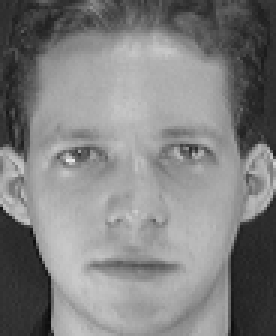
%> input picture att_faces/s1/1.pgm, 92 x 112 px (shown 3 times larger); its folder holds only this picture in this run
$ octave eigenfaces_example.m   (GNU Octave 9; MATLAB toolbox functions it lacks are replaced by stand-ins)
%> lines starting %> are read from the running program, lines starting %| are printed output that depends on the picture
### utilitarios/urf_readImages.m
function [X y width height names] = urf_readImages(path) %$ a principal função responsável pela leitura das imagens no diretório
	%% Lê as imagens de um dado diretório e retorna a Imagematrix X
	%% retorna:
	%%  X [numDim x numSamples] array com as imagens organizadas em colunas
	%%  y [1 x numSamples] Classes correspondendo as imagenss de X -- [y1,y2,...,yn]
	%%  width [int] largura das imagens
	%%  height [int] altura das imagens
	%%  names [cell array] nome do diretório de cada classe
	%%
	%% Example:
	%% [X y width height names] = read_images("./data/yalefaces")
	%%
	folder = urf_listarArquivos(path); %% folder recebe o caminho do diretório das imagens
	X = [];
	y = [];
	names = {};
	n = 1;
	for i=1:length(folder)
		subject = folder{i};
		images = urf_listarArquivos([path, filesep, subject]);
		if(length(images) == 0) %% verifica se o diretório não tem imagens
			continue;
		end

		added = 0; %% define a variável responsável pela incrementação do processo
		names{n} = subject;
		%% constrói a matriz de imagens e a classe dos vetores
		for j=1:length(images)
			filename = [path, filesep, subject, filesep, images{j}];
			try
				T = double(imread(filename)); %% T recebe a imagem lida do arquivo
%> T: size 112x92 double; min 11, max 234, mean 128.3; mean of the top-left, top-right, bottom-left and bottom-right quarters 123.9, 115.9, 141.4, 132.1
			catch
				lerr = lasterror; %% caso não consiga ler a imagem
				fprintf(1,'Nao foi possivel ler a imagem %s', filename)
			end

			[height width channels] = size(T); %% recebe a altura, largura e quantos canais de cores a imagem tem
%> height = 112; width = 92; channels = 1

			if(channels == 3) %% caso a imagem seja RGB, é feita a conversão pra escala de cinza
				T = (T(:,:,1) + T(:,:,2) + T(:,:,3)) / 3;
			end

			try
				%% Adiciona essa imagem como um vetor coluna
				X = [X, reshape(T,width*height,1)];
				y = [y, n];
				added = added + 1;
			catch
				lerr = lasterror;
				fprintf(1,'A imagem nao pode ser adicionada ao array. Tamanho errado?\n')
			end
		end
		%% incrementa apenas caso tenha lido uma imagem
		if ~(added != 0)
			n = n + 1;
		end
	end
end

### modelos/urf_eigenfaces.m
function model = urf_eigenfaces(X, y, num_eigenfaces)
  % Faz a extração das eigenfaces das vetores em X
  %
  % espera:
  % |X| sendo a matriz com cada vetor uma imagem
  % |y| sendo as classes correspondentes de cada imagem
  % |num_eigenfaces| o número de eigenfaces para 'armazenar'
  %
  % retorna:
  % uma estrutura |model| com os seguites atributos
  %   .name: o nome do das eigenfaces // acho que não é necessário
  %   .mu: um vetor com a imagem média de |X|
  %   .num_eigenfaces: número de eigenfaces
  %   .W: uma matriz com as eigenfaces retiradas de cada vetor de |X|
  %   .P: a projeção de |X| // não entendi

  if(nargin < 3)
    num_eigenfaces=size(X,2)-1;
  end
  % perform pca
  Pca = urf_pca(X, num_eigenfaces);
  % build model
  model.name = 'eigenfaces';
  model.D = Pca.D;
  model.W = Pca.W;
  model.num_eigenfaces = num_eigenfaces;
  model.media = Pca.media;
  % project data
  model.P = model.W'*(X - repmat(Pca.media, 1, size(X,2)));
  % store classes
  model.y = y;
end

### modelos/urf_pca.m
function model = urf_pca(X, num_componentes)
  % faz a análise de PCA nos vetores em X
  %
  % espera:
  % |X| - matriz com as imagens (cada imagem é uma coluna na matriz)
  % |num_componentes| - o número de componentes principais para se extrair
  %
  % retorna:
  % uma estrutura PCA com os seguintes atributos
  %   .name: nome do modelo
  %   .W: uma matriz com os componentes identificados pela PCA
  %   .num_componentes: o número de componentes utilizados nessa análise
  %   .media: um vetor com a imagem média de |X|

  %inicialização da função

  %primeiro se estabelece que se a quantidade de argumentos passados para
  %urf_pca for menor que 2, ou seja, caso a função tenha recebido apenas a
  %matriz X como parâmetro, a quantidade de componentes (num_componentes) será
  %setada para uma unidade menor que a quantidade colunas da matrix X passada
  if (nargin<2)
  num_componentes=size(X,2)-1;
  end

  media = mean(X,2);	%dá a média dos componentes de cada linha
  X = X - repmat(media, 1, size(X,2));	%subtrai a média por cada coluna de X

% análise de pca através de decomposição em valores singulares (svd)
  [E,D,V] = svd(X ,'econ');

% construção de model
  model.name = 'pca';
  model.D = diag(D);
  model.D = model.D(1:num_componentes);
  model.W = E(:,1:num_componentes);
  model.num_componentes = num_componentes;
  model.media = media;

end

### utilitarios/urf_normalizar.m
%baseado em normalize.m
function N = urf_normalizar(I, a, l)
%% N = Normal , I = Vetor Imagem , a = altura , l = largura

	minI = min(I);    %% minI = menor elemento de I
	maxI = max(I);    %% maxI = maior elemento de I
	%% Normalizando :
	N = I - minI;
	N = N ./ (maxI - minI);
	%% Alterando de baixa para alta escala
	N = N .* (l-a);
	N = N + a;
end

### utilitarios/urf_cvtCinza.m
function G = urf_cvtCinza(I, largura, altura)

% A função urf_cvtCinza vai fazer a transformação da imagem para preto e branco
% I vai é a imagem que virá de outra função e será transformada para preto e branco
% Altura e Largura são as dimensões da imagem

G = reshape(urf_normalizar(I, 0, 255), altura, largura);

% O remodelar tem a função de fazer um vetor de dimensões NxM se transformar em uma matriz de dimensões AxB
% Normatizar vai fazer com que os valor da matriz fiquem limitados de 0 a 255

G = uint8(G);

% ) uint8 vai fazer com que todos os elementos da matriz se tornem valores inteiros sem sinal,
% já que para imagem preto e branco só pode números inteiros

end

### utilitarios/urf_acharClasses.m
%Baseado em findclasses.m


function idx = urf_acharClasses(y, lista_de_classes)
	min_class = min(y);
	max_class = max(y);
  idx = [];
	for i = lista_de_classes
		if((i >= min_class) || (i <= max_class))
			idx = [idx, find(y == i)];
		end
	end
end
% encontra a posição(y) das classes que supriram a condição entre o
% numero total de classes(list_of_class) e retorna a matriz encontrada
% como um vetor (que nem acontece nos arrays no fortran)

### utilitarios/urf_listarArquivos.m
function L = urf_listarArquivos(caminho)
	%% Listar todos os arquivos em uma pasta e retornar como uma matriz de c�lulas.
	%%
	%% Args:
	%%  caminho: Caminho para listar os arquivos.
	%%
	%% Retorna:
	%%  L: Matriz de c�lulas com arquivos nesta pasta.
	%%
	%% Exemplo:
	%% 	L = listar_arquivos("./dados/yalefaces")
	L = dir(caminho);%Retorna uma lista de arquivos e pastas na pasta atual
	L = L(3:length(L));%Tamanho do intervalo de 3 at� L
	L = struct2cell(L);%cria uma matriz de estrutura que vai armazenar valores L
	L = L(1,:);%pega a primeira linha da matriz L at� o final
end

### eigenfaces_example.m
% Copyright (c) Philipp Wagner. All rights reserved.
% Licensed under the BSD license. See LICENSE file in the project root for full license information.

% load function files from subfolders aswell
addpath (genpath ('.'));

% load data
[X y width height names] = urf_readImages('/home/cleversonahum/ufpa-reconhecimento-face/att_faces/');
%> y = [1 1]; width = 92; height = 112; names = {'s10'}

% Compute the model (full PCA):
eigenface = urf_eigenfaces(X,y);
%> in urf_pca, `[E,D,V] = svd(X ,'econ');`: D = [4829.3 0; 0 2.08e-12]; V = [0.707 -0.707; -0.707 -0.707]
%> in urf_pca, `model.D = diag(D);`: model.D = [4829.3; 2.08e-12]
%> in urf_pca, `model.D = model.D(1:num_componentes);`: model.D = 4829.3
%> in urf_eigenfaces, `Pca = urf_pca(X, num_eigenfaces);`: Pca = {D 4829.3, num_componentes 1}
%> in urf_eigenfaces, `model.D = Pca.D;`: model.D = 4829.3
%> in urf_eigenfaces, `model.P = model.W'*(X - repmat(Pca.media, 1, size(X,2)));`: model.P = [3414.8 -3414.8]
%> in urf_eigenfaces, `model.y = y;`: model.y = [1 1]
%> eigenface = {D 4829.3, num_eigenfaces 1, P [3414.8 -3414.8], y [1 1]}

% Plot the first (atmost) 16 eigenfaces:
figure; hold on;
title('Eigenfaces (AT&T Facedatabase)');
for i=1:min(16, size(eigenface.W,2))
  subplot(4,4,i);
  comp = urf_cvtCinza(eigenface.W(:,i), width, height);
  imshow(comp);
  colormap(jet(256)); % Comment this out, if you don't want colored images
  title(sprintf('Eigenface #%i', i));
end
%> this loop made 1 pass
%> pass 1, in urf_cvtCinza, `G = reshape(urf_normalizar(I, 0, 255), altura, largura);`:
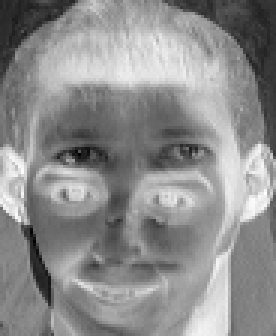
%> G: size 112x92 double (shown 3 times larger); min 0, max 255, mean 141.2
%> after the loop:
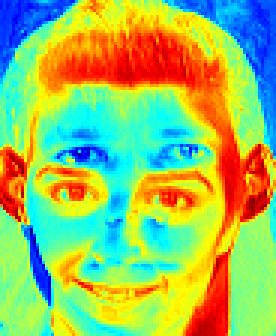
%> displayed picture: size 112x92x3, on the screen's scale of 0 to 255 (shown 3 times larger); mean R, G, B 153.9, 191, 99.4

%% 2D plot of projection (add the classes you want):
figure; hold on;
for i = urf_acharClasses(eigenface.y, [1,2,3])
%> in urf_acharClasses, `min_class = min(y);`: min_class = 1
  text(eigenface.P(1,i), eigenface.P(2,i), num2str(eigenface.y(i)));
end
%> this loop made 2 passes

%% 3D plot of projection (first three classes, add those you want):
if(size((eigenface.P),2) >= 3)
  figure; hold on;
  for i = urf_acharClasses(eigenface.y, [1,2,3])
    % LineSpec: red dots 'r.'
    plot3(eigenface.P(1,i), eigenface.P(2,i), eigenface.P(3,i), 'r.'), view(45,-45);
    text(eigenface.P(1,i), eigenface.P(2,i), eigenface.P(3,i), num2str(eigenface.y(i)));
  end
end

%% Plot eigenfaces reconstruction
steps = 10:20:min(eigenface.num_eigenfaces,320) ;
%> steps = []
Q = X (:,1) ; % first image to reconstruct (each image is a column!)
figure;
title ('Reconstruction (AT&T Facedatabase)');
hold on;
for i =1:min(16,length(steps))
  subplot (4, 4, i);
  numEvs = steps(i);
  P = urf_project(Q, eigenface.W(:,1:numEvs), eigenface.media);
  R = urf_reconstrucao(eigenface.W(:,1:numEvs), P, eigenface.media);
  comp = urf_cvtCinza(R, width, height);
  imshow(comp);
  title(sprintf('%i Eigenvectors', numEvs));
end
%> this loop made 0 passes

pause;
